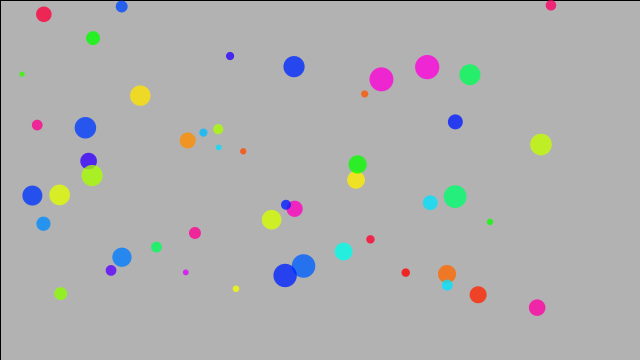
Frame 1 (no input)
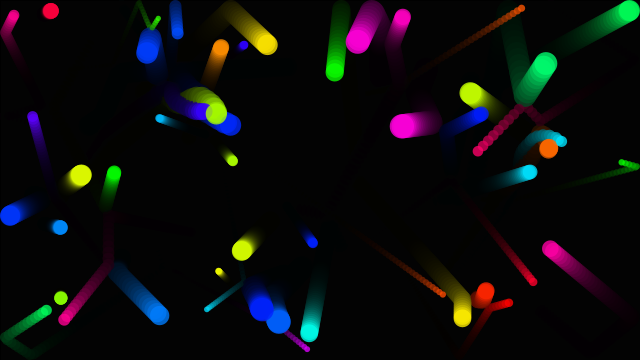
Frame 60 (the mouse pressed at the canvas centre just before this capture)
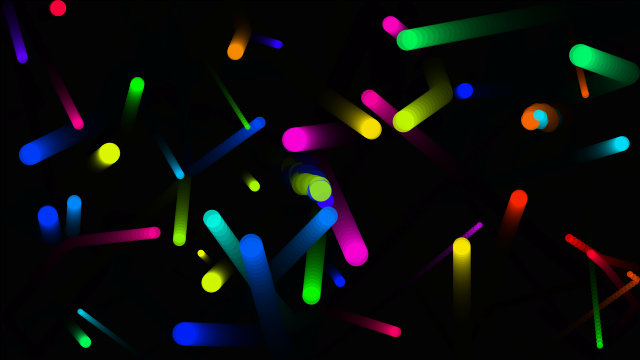
Frame 120 (the mouse held since frame 60 and released just before this capture)

The Processing sketch that drew these frames (run headless with seeded random() and noise(); from frame 60 on, the mouse is pressed at the canvas centre):

// Processing sketch: COLLISION_COURSE_1_4
// ── COLLISION_COURSE_1_4.pde



Ball balls[];
Ball b;
final int COUNT = 50;
float sumTime = 0;


void setup() {
  size(640, 360);
  frameRate(30);
  balls = new Ball[COUNT];
  for (int i=0; i<COUNT; i++) {
    PVector p = new PVector(random(width-50), random(height-50));
    balls[i] = new Ball(p, random(5,25));
  }
}

void draw() {
  fill(0, 32);
  rect(0, 0, width, height);
 // long  startTime = 0;

  //startTime = millis();  
  //for (int c=0; c<100000; c++) { //For Timing ...
    for (int i=0; i<COUNT; i++) {
      for (int j=i+1; j<COUNT; j++) {

        if (balls[i].isCollided(balls[j])) {
          balls[i].scatter(balls[j]); //scatter is empty for the time being !
        }
      }
    }
  //} For Timing ...
  //println(millis()-startTime); 
  //sumTime += millis()-startTime;
  //println("Average Time = "+sumTime/frameCount);

  for (int i=0; i<COUNT; i++) {
    balls[i].update();
    balls[i].show();
  }
}

// ── Ball.pde
class Ball {

  PVector position;
  PVector velocity;
  PVector acceleration = new PVector(0, 0);
  
  //private float scatterThreshold = 1.0 ;//!!!???

  float size;
  float mass = 1.0;
  private color ballColor;

  Ball(PVector p, float s) {
    this.position = p;
    this.size = s;
    this.velocity = PVector.random2D().mult(random(5));

    pushStyle();
    colorMode(HSB);
    this.ballColor = color(random(255), 255, 255, 200);
    popStyle();
  }

  void update() {
    this.velocity.add(this.acceleration);
    this.position.add(this.velocity);

    this.acceleration.mult(0);
    bounce();
  }

  boolean isCollided(Ball other) {
    //return (PVector.dist(this.position, other.position)<=(this.size+other.size)/2 && PVector.dist(this.position, other.position)>(this.size+other.size)/2-scatterThreshold);
    return (PVector.dist(this.position, other.position)<=(this.size+other.size)/2);  
}

  void scatter(Ball other) {
    //try to put Balls at correct places without interpenetrating ...
    
    
    PVector posOther = other.position.copy();
    PVector velOther = other.velocity.copy();
    PVector posThis = this.position.copy();
    PVector velThis = this.velocity.copy();

    //if(PVector.sub(velThis,velOther).mag()<1) { Not a Good Way !
    //  return;
    //}
    //REF: https://en.wikipedia.org/wiki/Elastic_collision

    float massFactorThis = 2*other.mass/(this.mass+other.mass); //2m2/(m1+m2)
    float massFactorOther = 2*this.mass/(this.mass+other.mass); //2m1/(m1+m2)
    PVector V1_V2 = PVector.sub(velThis, velOther); //v1-v2
    PVector V2_V1 = PVector.sub(velOther, velThis); //v2-v1
    PVector X1_X2 = PVector.sub(posThis, posOther); //x1-x2
    PVector X2_X1 = PVector.sub(posOther, posThis); //x2-x1

    float dotProductThis  = massFactorThis*PVector.dot(V1_V2, X1_X2)/(X1_X2.magSq()); 
    float dotProductOther = massFactorOther* PVector.dot(V2_V1, X2_X1)/(X2_X1.magSq());

    PVector secondTermThis = X1_X2.mult(dotProductThis);
    PVector secondTermOther = X2_X1.mult(dotProductOther);
    this.velocity.sub(secondTermThis);
    other.velocity.sub(secondTermOther);
    
  }

  void show() {
    noStroke();

    fill(this.ballColor);
    ellipse(position.x, position.y, size, size);
  }

  private void bounce() {
    if (position.x>width-size/2) {
      this.velocity.x = -1*this.velocity.x;
      this.position.x = width-size/2;
    }
    if (position.x < size/2) {
      this.velocity.x = -1*this.velocity.x;
      this.position.x = size/2;
    }
    if (position.y>height-size/2) {
      this.velocity.y = -1*this.velocity.y;
      this.position.y = height-size/2;
    }
    if (position.y < size/2) {
      this.velocity.y = -1*this.velocity.y;
      this.position.y = size/2;
    }
  }
}

// ── Bugs.pde
//bounce does not work well in the direction of gloabal field, seems to arrest the balls !

//Somhow the physics of scattering is not correct ??
